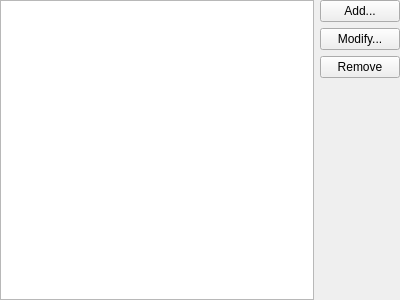
<?xml version="1.0" encoding="UTF-8"?>
<ui version="4.0">
 <class>SieveEditorConfigureServerWidget</class>
 <widget class="QWidget" name="SieveEditorConfigureServerWidget">
  <property name="geometry">
   <rect>
    <x>0</x>
    <y>0</y>
    <width>400</width>
    <height>300</height>
   </rect>
  </property>
  <layout class="QGridLayout" name="gridLayout">
   <property name="margin">
    <number>0</number>
   </property>
   <item row="0" column="0" rowspan="2">
    <widget class="ServerSieveListWidget" name="serverSieveListWidget"/>
   </item>
   <item row="0" column="1">
    <layout class="QVBoxLayout" name="verticalLayout">
     <item>
      <widget class="QPushButton" name="addServer">
       <property name="text">
        <string>Add...</string>
       </property>
      </widget>
     </item>
     <item>
      <widget class="QPushButton" name="modifyServer">
       <property name="text">
        <string>Modify...</string>
       </property>
      </widget>
     </item>
     <item>
      <widget class="QPushButton" name="removeServer">
       <property name="text">
        <string>Remove</string>
       </property>
      </widget>
     </item>
    </layout>
   </item>
   <item row="1" column="1">
    <spacer name="verticalSpacer">
     <property name="orientation">
      <enum>Qt::Vertical</enum>
     </property>
     <property name="sizeHint" stdset="0">
      <size>
       <width>20</width>
       <height>193</height>
      </size>
     </property>
    </spacer>
   </item>
  </layout>
 </widget>
 <customwidgets>
  <customwidget>
   <class>ServerSieveListWidget</class>
   <extends>QListWidget</extends>
   <header>serversievelistwidget.h</header>
  </customwidget>
 </customwidgets>
 <resources/>
 <connections/>
</ui>
